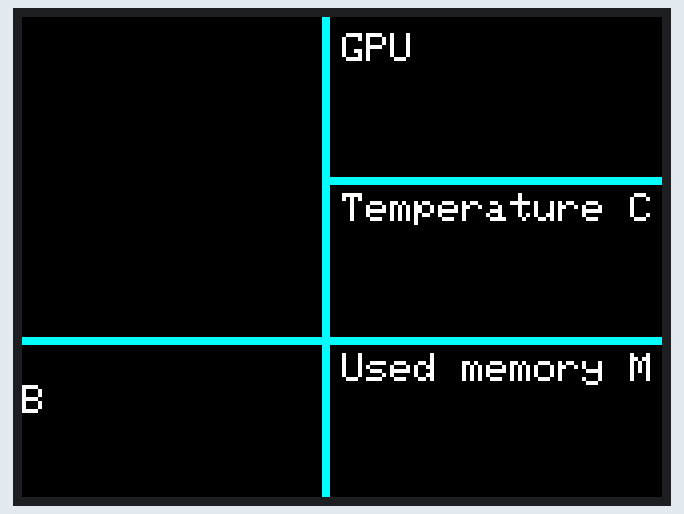
Simulated run of this sketch. Board: Arduino Uno, built with avr-gcc and run on an emulated ATmega328P. Parts: 320×240 colour display. What the sketch prints to the serial monitor is not drawn.

Above: at 0.6 s.
At 11.2 s:
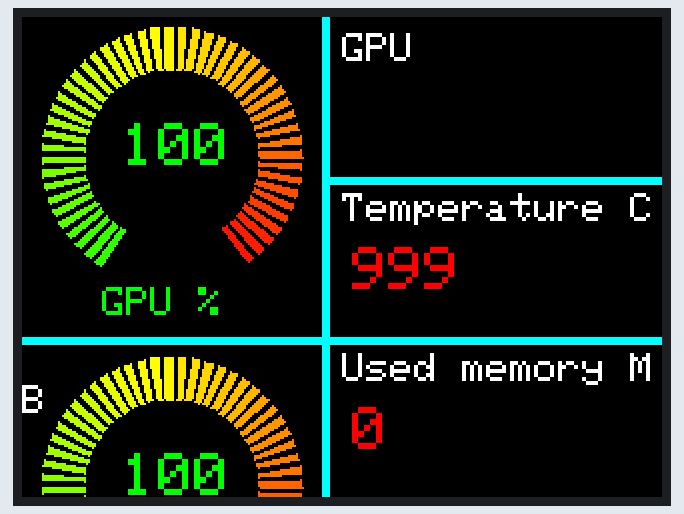

Measured:
- what the display in image 0 shows lasts 10.6 s, from 0.5 s to 11.1 s

The sketch:

tft-client.ino
```cpp
#include "Adafruit_GFX.h"
#include "MCUFRIEND_kbv.h"
#include "math.h"

MCUFRIEND_kbv tft;

// *** Define Name of Color
#define BLACK   0x0000
#define WHITE   0xFFFF
#define RED     0xF800
#define GREEN   0x07E0
#define BLUE    0x001F
#define CYAN    0x07FF
#define MAGENTA 0xF81F
#define YELLOW  0xFFE0
#define GREY    0x2108
// Meter colour schemes
#define RED2RED 0
#define GREEN2GREEN 1
#define BLUE2BLUE 2
#define BLUE2RED 3
#define GREEN2RED 4
#define RED2GREEN 5

// GPU variables
int gpu_util_p = 100;
int mem_util_p = 100;
String gpu_name = "";
int current_temp = 999;
int max_temp = 100;
int used_mem = 0;
int total_mem = 100;


// Coordinates
int center_x = 150;
int titles_x_coord = 160;
int values_x_coord = 165;

int row_height = 80;
int title_y_offset = 8;
int text_field_y_offset = 35;
int text_field_height = 33;
int row_1_y = 0;
int row_2_y = row_1_y + row_height;
int row_3_y = row_2_y + row_height;
int row_4_y = row_3_y + row_height;
int row_5_y = row_4_y + row_height;


String str;
String key;
String val;
String field_str;

void setup() {
  tft.reset();
  Serial.begin(9600);
  Serial.setTimeout(5000) ;
  uint16_t ID = tft.readID();
  tft.begin(ID);
  tft.setRotation(1); // Set Rotation at 0 degress (default)
  tft.invertDisplay(true);

  tft.fillScreen(BLACK);

  // Titles
  tft.setTextSize (2);
  tft.setTextColor (WHITE,BLACK);

  tft.setCursor (titles_x_coord, row_1_y + title_y_offset);
  tft.print ("GPU");

  tft.setCursor (titles_x_coord, row_2_y + title_y_offset);
  tft.print ("Temperature C");


  tft.setCursor (titles_x_coord, row_3_y + title_y_offset);
  tft.print ("Used memory MB");

  tft.setCursor (titles_x_coord, row_4_y + title_y_offset);
  tft.print ("Total memory MB");

  //Design Interface (lines) x,y,w,h
  // Left horizontal
  tft.fillRect(0, 160, center_x, 4, CYAN);
  // center vertical
  tft.fillRect(center_x, 0, 4, 360, CYAN);
  // Right horizontal lines
  tft.fillRect(center_x, row_2_y, 320, 4, CYAN);
  tft.fillRect(center_x, row_3_y, 320, 4, CYAN);
  tft.fillRect(center_x, row_4_y, 320, 4, CYAN);
  //tft.fillRect(center_x, row_5_y, 320, 4, CYAN);

  update();
  update_display_values();
}

void update_display_values(){
  tft.setTextSize (3);
  tft.setTextColor ( GREEN , BLACK);

  // Name
  tft.fillRect(values_x_coord, row_1_y + text_field_y_offset, 300, text_field_height, BLACK);
  tft.setCursor(values_x_coord, row_1_y + text_field_y_offset);
  tft.print(gpu_name);

  tft.setTextSize (3);
  tft.setTextColor ( RED , BLACK);

  tft.fillRect(values_x_coord, row_2_y + text_field_y_offset, 300, text_field_height, BLACK);
  tft.setCursor(values_x_coord, row_2_y + text_field_y_offset);
  tft.print(current_temp);

  tft.fillRect(values_x_coord, row_3_y + text_field_y_offset, 300, text_field_height, BLACK);
  tft.setCursor(values_x_coord, row_3_y + text_field_y_offset);
  tft.print(used_mem);

  tft.fillRect(values_x_coord, row_4_y + text_field_y_offset, 300, text_field_height, BLACK);
  tft.setCursor(values_x_coord, row_4_y + text_field_y_offset);
  tft.print(total_mem);
}

void update() {
  Serial.println("update");
  int counter = 0;
  while(counter < 100) {
    delay(100);
    while(Serial.available() > 0 ){
      str = Serial.readString();
      // Split into fields
      int index = 0;
      while(getValue(str, ',', index).length() > 1) {
        field_str = getValue(str, ',', index);
        key = getValue(field_str, ':', 0);
        val = getValue(field_str, ':', 1);

        if(key.equals("name")) {
          gpu_name = val;
        }
        if(key.equals("gpu_util_p")) {
          gpu_util_p = val.toInt();
        }
        if(key.equals("mem_util_p")) {
          mem_util_p = val.toInt();
        }
        if(key.equals("curr_temp")){
          current_temp = val.toInt();
        }
        if(key.equals("used_mem")) {
          used_mem = val.toInt();
        }
        if(key.equals("total_mem")) {
          total_mem = val.toInt();
        }

        index++;
      }
      return;
    }
    counter++;
  }
}

String getValue(String data, char separator, int index)
{
    int found = 0;
    int strIndex[] = { 0, -1 };
    int maxIndex = data.length() - 1;

    for (int i = 0; i <= maxIndex && found <= index; i++) {
        if (data.charAt(i) == separator || i == maxIndex) {
            found++;
            strIndex[0] = strIndex[1] + 1;
            strIndex[1] = (i == maxIndex) ? i+1 : i;
        }
    }
    return found > index ? data.substring(strIndex[0], strIndex[1]) : "";
}

void loop() {
  int xpos = 0, ypos = 5, gap = 4, radius = 40;
  // Draw a large meter
  xpos = 10, ypos = 5, gap = 65, radius = 65;
  ringMeter(gpu_util_p, 1, 99, xpos, ypos, radius, "GPU %", GREEN2RED);

  // Draw a large meter
  xpos = 10, ypos = 170, gap = 65, radius = 65;
  ringMeter(mem_util_p, 1, 99, xpos, ypos, radius, "Mem %", GREEN2RED);

  delay(5000);

  update();
  update_display_values();
}

int ringMeter(int value, int vmin, int vmax, int x, int y, int r, char *units, byte scheme)
{

  x += r; y += r;
  int w = r / 3;
  int angle = 150;
  int v = map(value, vmin, vmax, -angle, angle);
  byte seg = 3;
  byte inc = 6;

  int colour = BLACK;

  for (int i = -angle + inc / 2; i < angle - inc / 2; i += inc) {

    float sx = cos((i - 90) * 0.0174532925);
    float sy = sin((i - 90) * 0.0174532925);
    uint16_t x0 = sx * (r - w) + x;
    uint16_t y0 = sy * (r - w) + y;
    uint16_t x1 = sx * r + x;
    uint16_t y1 = sy * r + y;
    // Calculate pair of coordinates for segment end
    float sx2 = cos((i + seg - 90) * 0.0174532925);
    float sy2 = sin((i + seg - 90) * 0.0174532925);
    int x2 = sx2 * (r - w) + x;
    int y2 = sy2 * (r - w) + y;
    int x3 = sx2 * r + x;
    int y3 = sy2 * r + y;
    if (i < v) { // Fill in coloured segments with 2 triangles
      switch (scheme) {
        case 0: colour = RED; break; // Fixed colour
        case 1: colour = GREEN; break; // Fixed colour
        case 2: colour = BLUE; break; // Fixed colour
        case 3: colour = rainbow(map(i, -angle, angle, 0, 127)); break; // Full spectrum blue to red
        case 4: colour = rainbow(map(i, -angle, angle, 70, 127)); break; // Green to red (high temperature etc)
        case 5: colour = rainbow(map(i, -angle, angle, 127, 63)); break; // Red to green (low battery etc)
        default: colour = BLUE; break; // Fixed colour
      }
      tft.fillTriangle(x0, y0, x1, y1, x2, y2, colour);
      tft.fillTriangle(x1, y1, x2, y2, x3, y3, colour);
      //text_colour = colour; // Save the last colour drawn
    }
    else // Fill in blank segments
    {
      tft.fillTriangle(x0, y0, x1, y1, x2, y2, BLACK);
      tft.fillTriangle(x1, y1, x2, y2, x3, y3, BLACK);
    }
  }
  // Convert value to a string
  char buf[10];
  byte len = 0;  if (value > 999) len = 5;
  dtostrf(value, 1, len, buf);
    //buf[len] = 1;
  //buf[len] = 2; // Add blanking space and terminator, helps to centre text too!
  // Set the text colour to default
  tft.fillRect(x - 30, y - 22, 60, 50, BLACK);
  tft.setTextColor(GREEN, BLACK);
  tft.setCursor(x - 25, y - 17); tft.setTextSize(3);
  tft.print(buf);
  tft.setTextColor(GREEN, BLACK);
  tft.setCursor(x - 35, y + 65); tft.setTextSize(2);
  tft.print(units); // Units display
  // Calculate and return right hand side x coordinate
  return x + r;
}

unsigned int rainbow(byte value)
{
  // Value is expected to be in range 0-127
  // The value is converted to a spectrum colour from 0 = blue through to 127 = red
  byte red = 0; // Red is the top 5 bits of a 16 bit colour value
  byte green = 0;// Green is the middle 6 bits
  byte blue = 0; // Blue is the bottom 5 bits
  byte quadrant = value / 32;
  if (quadrant == 0) {
    blue = 31;
    green = 2 * (value % 32);
    red = 0;
  }
  if (quadrant == 1) {
    blue = 31 - (value % 32);
    green = 63;
    red = 0;
  }
  if (quadrant == 2) {
    blue = 0;
    green = 63;
    red = value % 32;
  }
  if (quadrant == 3) {
    blue = 0;
    green = 63 - 2 * (value % 32);
    red = 31;
  }
  return (red << 11) + (green << 5) + blue;
}
// #########################################################################
// Return a value in range -1 to +1 for a given phase angle in degrees
// #########################################################################
float sineWave(int phase) {
  return sin(phase * 0.0174532925);
}
```
